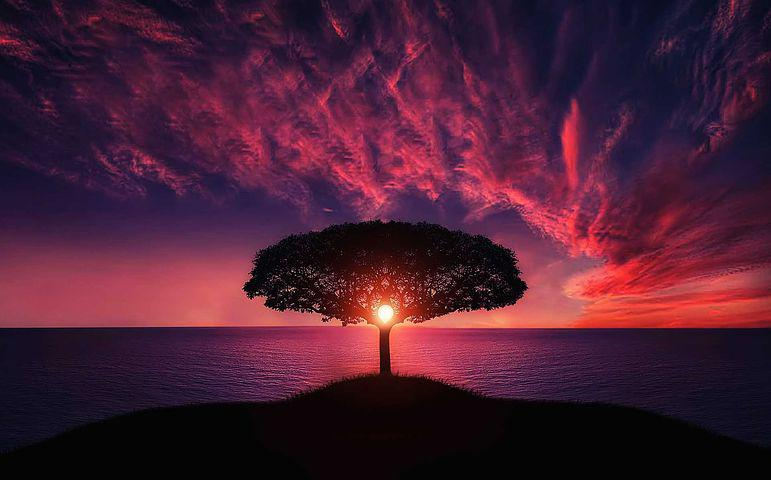
#> input picture tree-736885__480.jpg, 771 x 480 px, found by its file name
$ python main.py
#> lines starting #> are read from the running program, lines starting #| are printed output that depends on the picture; after the words box and inside, x2 and y2 are one past the last pixel; in counts of white or black regions, pixels touching at a corner belong together
# adaptive thresholding type on an image

# organizing imports
import cv2
import numpy as np

# path to input image is specified and
# image is loaded with imread command
image1 = cv2.imread(r'C:\Users\vedant raikar\Desktop\project\thresholding in image segementation\tree-736885__480.jpg')
#> image1 is the input picture: shape (480, 771, 3); mean B, G, R 51.4, 30.4, 73.7

# cv2.cvtColor is applied over the
# image input with applied parameters
# to convert the image in grayscale
img = cv2.cvtColor(image1, cv2.COLOR_BGR2GRAY)
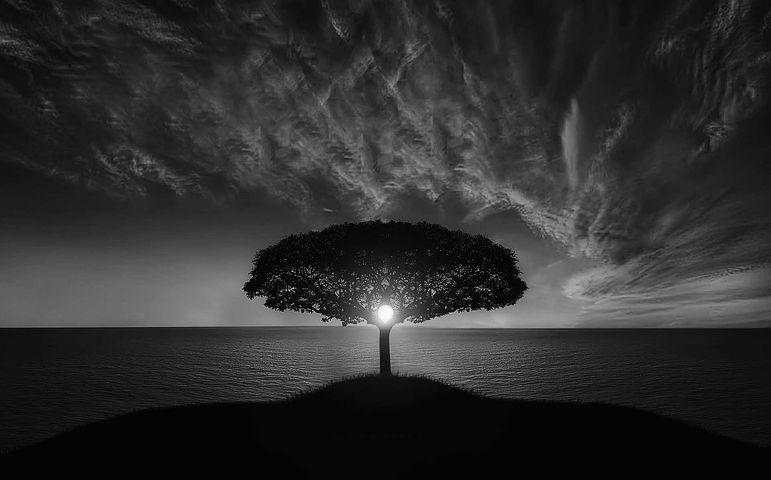
#> img: shape (480, 771); min 0, max 254, mean 45.7

# applying different thresholding
# techniques on the input image
thresh1 = cv2.adaptiveThreshold(img, 255, cv2.ADAPTIVE_THRESH_MEAN_C,
                                          cv2.THRESH_BINARY,15 ,2)
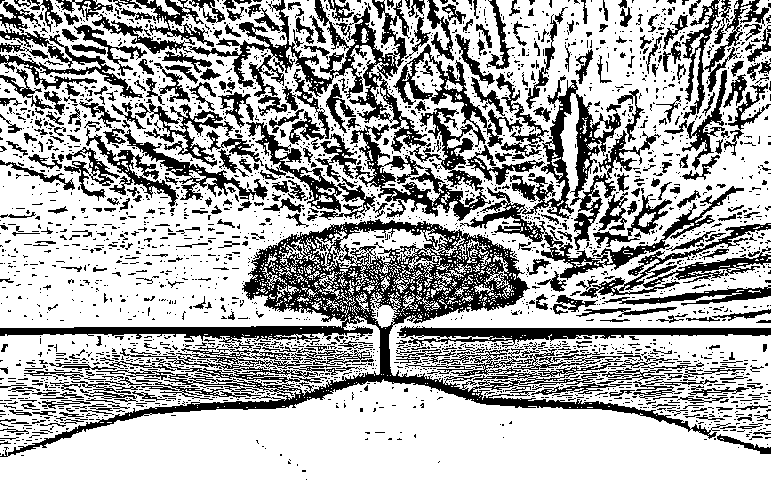
#> thresh1: shape (480, 771); 67.3% white; 2681 black regions (2277 under 20 px), largest, box (x1, y1, x2, y2) and area: (0, 219, 731, 457) 25770, (188, 0, 523, 221) 14046, (460, 75, 744, 280) 8698

thresh2 = cv2.adaptiveThreshold(img, 255, cv2.ADAPTIVE_THRESH_GAUSSIAN_C,
                                          cv2.THRESH_BINARY, 15,2 )
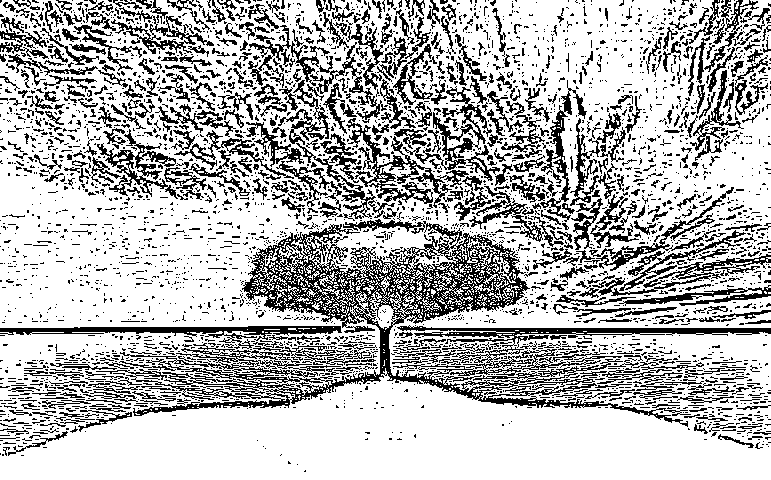
#> thresh2: shape (480, 771); 72.1% white; black in thin lines or dots

# the window showing output images
# with the corresponding thresholding
# techniques applied to the input image
cv2.imshow('Adaptive Mean', thresh1)
cv2.imshow('Adaptive Gaussian', thresh2)


# De-allocate any associated memory usage
if cv2.waitKey(0) & 0xff == 27:
#> (key Esc is pressed here)
    cv2.destroyAllWindows()
